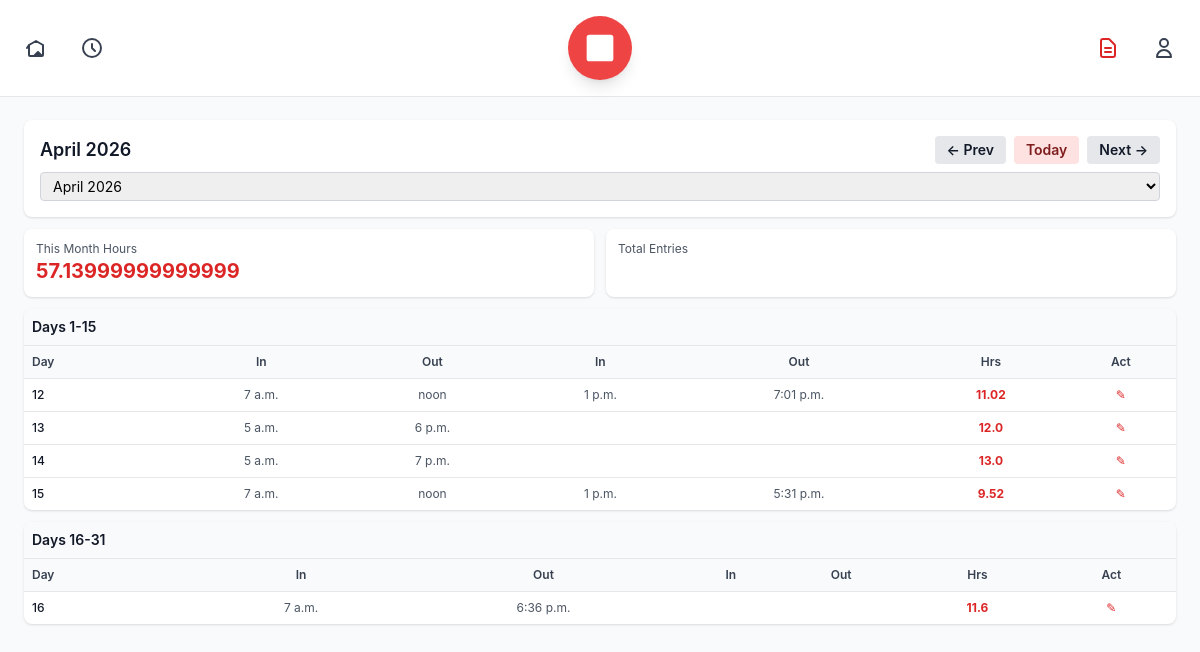
Page /logging/logs/ (signed in) on the committed database.
### logging_app/models.py (models this page shows, shortened)
class HourLog(models.Model):
    STATUS_CHOICES = [
        ('draft', 'Draft'),
        ('submitted', 'Submitted'),
        ('approved', 'Approved'),
        ('rejected', 'Rejected'),
    ]
    LOG_MODE_CHOICES = [
        ('single', 'Single Period (Auto 1-hour break deduction)'),
        ('split', 'Split Shift (Morning & Afternoon)'),
    ]
    BREAK_CHOICES = [
        ('none', 'No break deduction'),
        ('one_hour', 'Deduct 1 hour for break'),
    ]
    intern = models.ForeignKey(User, on_delete=models.CASCADE, related_name='hour_logs')
    date = models.DateField()
    logging_mode = models.CharField(max_length=20, choices=LOG_MODE_CHOICES, default='split')
    time_in = models.TimeField()
    time_out = models.TimeField()
    time_in_afternoon = models.TimeField(null=True, blank=True)
    time_out_afternoon = models.TimeField(null=True, blank=True)
    break_deduction = models.CharField(max_length=20, choices=BREAK_CHOICES, default='one_hour')
    description = models.TextField(help_text='Description of tasks completed')
    status = models.CharField(max_length=20, choices=STATUS_CHOICES, default='draft')
    reviewed_by = models.ForeignKey(
        User,
        on_delete=models.SET_NULL,
        null=True,
        blank=True,
        related_name='reviewed_logs',
        limit_choices_to={'role__in': ['supervisor', 'admin']}
    )
    review_notes = models.TextField(blank=True)
    created_at = models.DateTimeField(auto_now_add=True)
    updated_at = models.DateTimeField(auto_now=True)
    class Meta:
        unique_together = ('intern', 'date')
        ordering = ['-date']
        verbose_name = 'Hour Log'
        verbose_name_plural = 'Hour Logs'
    def total_hours(self):
        total = 0
        date = self.date
        if self.logging_mode == 'single':
            if self.time_in and self.time_out:
                dt_in = datetime.combine(date, self.time_in)
                dt_out = datetime.combine(date, self.time_out)
                if dt_out < dt_in:
                    dt_out += timedelta(days=1)
                delta = dt_out - dt_in
                total = delta.total_seconds() / 3600
                total = max(0, total - 1)
        elif self.logging_mode == 'split':
            if self.time_in and self.time_out:
                dt_in = datetime.combine(date, self.time_in)
                dt_out = datetime.combine(date, self.time_out)
                if dt_out < dt_in:
                    dt_out += timedelta(days=1)
                delta = dt_out - dt_in
                total += delta.total_seconds() / 3600
            if self.time_in_afternoon and self.time_out_afternoon:
                dt_in_after = datetime.combine(date, self.time_in_afternoon)
                dt_out_after = datetime.combine(date, self.time_out_afternoon)
                if dt_out_after < dt_in_after:
                    dt_out_after += timedelta(days=1)
                delta_after = dt_out_after - dt_in_after
                total += delta_after.total_seconds() / 3600
        return round(total, 2)

### logging_app/views.py (the view)
# urls.py: path('logs/', views.logs, name='logs'),
@intern_required
def logs(request):
    month_str = request.GET.get('month', '') or timezone.now().date().replace(day=1).isoformat()
    month_start, month_end = get_month_dates(month_str)
    all_month_logs = HourLog.objects.filter(
        intern=request.user,
        date__gte=month_start,
        date__lte=month_end
    ).order_by('date')
    first_half_logs = [log for log in all_month_logs if log.date.day <= 15]
    second_half_logs = [log for log in all_month_logs if log.date.day > 15]
    monthly_hours = sum(log.total_hours() for log in all_month_logs)
    monthly_submitted = sum(log.total_hours() for log in all_month_logs if log.status == 'submitted')
    all_logs = HourLog.objects.filter(intern=request.user)
    if all_logs.exists():
        first_log_date = all_logs.earliest('date').date
        last_log_date = all_logs.latest('date').date
    else:
        first_log_date = timezone.now().date()
        last_log_date = timezone.now().date()
    all_months = []
    current_month = last_log_date.replace(day=1)
    first_month = first_log_date.replace(day=1)
    while current_month >= first_month:
        all_months.append(current_month)
        if current_month.month == 1:
            current_month = current_month.replace(year=current_month.year - 1, month=12)
        else:
            current_month = current_month.replace(month=current_month.month - 1)
    if month_start.month == 1:
        prev_month = month_start.replace(year=month_start.year - 1, month=12)
    else:
        prev_month = month_start.replace(month=month_start.month - 1)
    if month_start.month == 12:
        next_month = month_start.replace(year=month_start.year + 1, month=1)
    else:
        next_month = month_start.replace(month=month_start.month + 1)
    context = {
        'first_half_logs': first_half_logs,
        'second_half_logs': second_half_logs,
        'month_start': month_start,
        'month_end': month_end,
        'monthly_hours': monthly_hours,
        'monthly_submitted': monthly_submitted,
        'prev_month': prev_month.isoformat(),
        'next_month': next_month.isoformat(),
        'all_months': all_months,
        'current_month': month_start,
    }
    return render(request, 'logging_app/logs.html', context)

### logging_app/views.py (called while the page is built)
def get_month_dates(month_date=None):
    if month_date is None:
        month_date = timezone.now().date()
    elif isinstance(month_date, str):
        month_date = datetime.strptime(month_date, '%Y-%m-%d').date()
    month_start = month_date.replace(day=1)
    if month_date.month == 12:
        month_end = month_date.replace(year=month_date.year + 1, month=1, day=1) - timedelta(days=1)
    else:
        month_end = month_date.replace(month=month_date.month + 1, day=1) - timedelta(days=1)
    return month_start, month_end

### users/permissions.py (called while the page is built)
def is_intern(user):
    if user.is_superuser:
        return True
    return user.groups.filter(name='Intern').exists()

### templates/logging_app/logs.html (shortened to what this page needs)
{% extends "base.html" %}
{% block content %}
<div class="space-y-3">
    <div class="mb-6">
        <h1 class="text-3xl font-black text-red-600 mb-2">My Logs</h1>
        <p class="text-gray-600 text-lg">Monthly hour entries</p>
    </div>
    <div class="bg-white rounded-lg shadow p-4">
        <div class="flex justify-between items-center mb-2">
            <div>
                <h2 class="text-lg font-semibold text-gray-900">
                    {{ month_start|date:"F Y" }}
                </h2>
            </div>
            <div class="flex gap-2">
                <a href="?month={{ prev_month }}" class="px-3 py-1 bg-gray-200 hover:bg-gray-300 text-gray-900 font-semibold rounded text-sm transition">
                    ← Prev
                </a>
                <a href="?month={{ month_start|date:'Y-m-d' }}" class="px-3 py-1 bg-red-100 hover:bg-red-200 text-red-900 font-semibold rounded text-sm transition">
                    Today
                </a>
                <a href="?month={{ next_month }}" class="px-3 py-1 bg-gray-200 hover:bg-gray-300 text-gray-900 font-semibold rounded text-sm transition">
                    Next →
                </a>
            </div>
        </div>
        <div class="mt-2">
            <select onchange="window.location.href='?month=' + this.value" class="w-full px-2 py-1 text-sm border border-gray-300 rounded">
                {% for month in all_months %}
                <option value="{{ month|date:'Y-m-d' }}" {% if month == current_month %}selected{% endif %}>
                    {{ month|date:"F Y" }}
                </option>
                {% endfor %}
            </select>
        </div>
    </div>
    <div class="grid grid-cols-2 gap-3">
        <div class="bg-white rounded-lg shadow p-3">
            <p class="text-gray-600 text-xs">This Month Hours</p>
            <p class="text-xl font-bold text-red-600">{{ monthly_hours }}</p>
        </div>
        <div class="bg-white rounded-lg shadow p-3">
            <p class="text-gray-600 text-xs">Total Entries</p>
        </div>
    </div>
    <div class="bg-white rounded-lg shadow overflow-x-auto">
        <div class="p-2 bg-gray-50 border-b border-gray-200">
            <h3 class="font-semibold text-gray-900 text-sm">Days 1-15</h3>
        </div>
        <table class="w-full text-xs">
            <thead class="bg-gray-50 border-b border-gray-200">
                <tr>
                    <th class="px-2 py-2 text-left font-semibold text-gray-700">Day</th>
                    <th class="px-1 py-2 text-center font-semibold text-gray-700">In</th>
                    <th class="px-1 py-2 text-center font-semibold text-gray-700">Out</th>
                    <th class="px-1 py-2 text-center font-semibold text-gray-700">In</th>
                    <th class="px-1 py-2 text-center font-semibold text-gray-700">Out</th>
                    <th class="px-1 py-2 text-center font-semibold text-gray-700">Hrs</th>
                    <th class="px-1 py-2 text-center font-semibold text-gray-700">Act</th>
                </tr>
            </thead>
            <tbody class="divide-y divide-gray-200">
                {% for log in first_half_logs %}
                <tr class="hover:bg-gray-50">
                    <td class="px-2 py-2 font-medium text-gray-900">{{ log.date.day }}</td>
                    <td class="px-1 py-2 text-center text-gray-600"><span class="text-xs">{{ log.time_in }}</span></td>
                    <td class="px-1 py-2 text-center text-gray-600"><span class="text-xs">{{ log.time_out }}</span></td>
                    <td class="px-1 py-2 text-center text-gray-600">
                        {% if log.time_in_afternoon %}<span class="text-xs">{{ log.time_in_afternoon }}</span>{% endif %}
                    </td>
                    <td class="px-1 py-2 text-center text-gray-600">
                        {% if log.time_out_afternoon %}<span class="text-xs">{{ log.time_out_afternoon }}</span>{% endif %}
                    </td>
                    <td class="px-1 py-2 text-center font-bold text-red-600">{{ log.total_hours }}</td>
                    <td class="px-1 py-2 text-center">
                        <a href="{% url 'logging_app:log_detail' log.pk %}" class="text-red-600 hover:text-red-700 text-xs">✎</a>
                    </td>
                </tr>
                {% empty %}
                <tr>
                    <td colspan="7" class="px-2 py-3 text-center text-gray-500 text-xs">No entries</td>
                </tr>
                {% endfor %}
            </tbody>
        </table>
    </div>
    <div class="bg-white rounded-lg shadow overflow-x-auto">
        <div class="p-2 bg-gray-50 border-b border-gray-200">
            <h3 class="font-semibold text-gray-900 text-sm">Days 16-31</h3>
        </div>
        <table class="w-full text-xs">
            <thead class="bg-gray-50 border-b border-gray-200">
                <tr>
                    <th class="px-2 py-2 text-left font-semibold text-gray-700">Day</th>
                    <th class="px-1 py-2 text-center font-semibold text-gray-700">In</th>
                    <th class="px-1 py-2 text-center font-semibold text-gray-700">Out</th>
                    <th class="px-1 py-2 text-center font-semibold text-gray-700">In</th>
                    <th class="px-1 py-2 text-center font-semibold text-gray-700">Out</th>
                    <th class="px-1 py-2 text-center font-semibold text-gray-700">Hrs</th>
                    <th class="px-1 py-2 text-center font-semibold text-gray-700">Act</th>
                </tr>
            </thead>
            <tbody class="divide-y divide-gray-200">
                {% for log in second_half_logs %}
                <tr class="hover:bg-gray-50">
                    <td class="px-2 py-2 font-medium text-gray-900">{{ log.date.day }}</td>
                    <td class="px-1 py-2 text-center text-gray-600"><span class="text-xs">{{ log.time_in }}</span></td>
                    <td class="px-1 py-2 text-center text-gray-600"><span class="text-xs">{{ log.time_out }}</span></td>
                    <td class="px-1 py-2 text-center text-gray-600">
                    </td>
                    <td class="px-1 py-2 text-center text-gray-600">
                    </td>
                    <td class="px-1 py-2 text-center font-bold text-red-600">{{ log.total_hours }}</td>
                    <td class="px-1 py-2 text-center">
                        <a href="{% url 'logging_app:log_detail' log.pk %}" class="text-red-600 hover:text-red-700 text-xs">✎</a>
                    </td>
                </tr>
                {% empty %}
                <tr>
                    <td colspan="7" class="px-2 py-3 text-center text-gray-500 text-xs">No entries</td>
                </tr>
                {% endfor %}
            </tbody>
        </table>
    </div>
</div>
{% endblock %}

### static/css/design-tokens.css (style rules this page uses)
:root { --color-primary-50: #fef2f2; --color-primary-100: #fee2e2; --color-primary-200: #fecaca; --color-primary-300: #fca5a5; --color-primary-400: #f87171; --color-primary-500: #ef4444; --color-primary-600: #dc2626; --color-primary-700: #b91c1c; --color-primary-800: #991b1b; --color-primary-900: #7f1d1d; --color-secondary-50: #eff6ff; --color-secondary-100: #dbeafe; --color-secondary-200: #bfdbfe; --color-secondary-300: #93c5fd; --color-secondary-400: #60a5fa; --color-secondary-500: #3b82f6; --color-secondary-600: #2563eb; --color-secondary-700: #1d4ed8; --color-secondary-800: #1e40af; --color-secondary-900: #1e3a8a; --color-success-50: #f0fdf4; --color-success-100: #dcfce7; --color-success-200: #bbf7d0; --color-success-300: #86efac; --color-success-400: #4ade80; --color-success-500: #22c55e; --color-success-600: #16a34a; --color-success-700: #15803d; --color-success-800: #166534; --color-success-900: #145231; --color-warning-50: #fffbeb; --color-warning-100: #fef3c7; --color-warning-200: #fde68a; --color-warning-300: #fcd34d; --color-warning-400: #fbbf24; --color-warning-500: #f59e0b; --color-warning-600: #d97706; --color-warning-700: #b45309; --color-warning-800: #92400e; --color-warning-900: #78350f; --color-error-50: #fef2f2; --color-error-100: #fee2e2; --color-error-200: #fecaca; --color-error-300: #fca5a5; --color-error-400: #f87171; --color-error-500: #ef4444; --color-error-600: #dc2626; --color-error-700: #b91c1c; --color-error-800: #991b1b; --color-error-900: #7f1d1d; --color-neutral-50: #f9fafb; --color-neutral-100: #f3f4f6; --color-neutral-200: #e5e7eb; --color-neutral-300: #d1d5db; --color-neutral-400: #9ca3af; --color-neutral-500: #6b7280; --color-neutral-600: #4b5563; --color-neutral-700: #374151; --color-neutral-800: #1f2937; --color-neutral-900: #111827; --color-text-primary: var(--color-neutral-900); --color-text-secondary: var(--color-neutral-600); --color-text-tertiary: var(--color-neutral-500); --color-text-disabled: var(--color-neutral-400); --color-text-inverse: #ffffff; --color-background-primary: #ffffff; --color-background-secondary: var(--color-neutral-50); --color-background-tertiary: var(--color-neutral-100); --color-background-overlay: rgba(0, 0, 0, 0.5); --color-border-light: var(--color-neutral-200); --color-border-default: var(--color-neutral-300); --color-border-dark: var(--color-neutral-400); --color-focus-ring: var(--color-primary-600); --color-focus-ring-offset: 2px; --spacing-xs: 0.25rem; --spacing-sm: 0.5rem; --spacing-md: 1rem; --spacing-lg: 1.5rem; --spacing-xl: 2rem; --spacing-2xl: 2.5rem; --spacing-3xl: 3rem; --spacing-4xl: 4rem; --font-family-base: -apple-system, BlinkMacSystemFont, 'Segoe UI', Roboto, 'Helvetica Neue', Arial, sans-serif; --font-size-xs: 0.75rem; --font-size-sm: 0.875rem; --font-size-base: 1rem; --font-size-lg: 1.125rem; --font-size-xl: 1.25rem; --font-size-2xl: 1.5rem; --font-size-3xl: 1.875rem; --font-size-4xl: 2.25rem; --line-height-tight: 1.25; --line-height-normal: 1.5; --line-height-relaxed: 1.75; --radius-sm: 0.375rem; --radius-md: 0.5rem; --radius-lg: 0.75rem; --radius-xl: 1rem; --radius-full: 9999px; --shadow-sm: 0 1px 2px 0 rgba(0, 0, 0, 0.05); --shadow-md: 0 4px 6px -1px rgba(0, 0, 0, 0.1), 0 2px 4px -1px rgba(0, 0, 0, 0.06); --shadow-lg: 0 10px 15px -3px rgba(0, 0, 0, 0.1), 0 4px 6px -2px rgba(0, 0, 0, 0.05); --shadow-xl: 0 20px 25px -5px rgba(0, 0, 0, 0.1), 0 10px 10px -5px rgba(0, 0, 0, 0.04); --transition-fast: 150ms ease-in-out; --transition-base: 200ms ease-in-out; --transition-slow: 300ms ease-in-out; }

### templates/base.html (style rules this page uses)
body { font-family: -apple-system, BlinkMacSystemFont, 'Segoe UI', 'Roboto', 'Oxygen', 'Ubuntu', 'Cantarell', sans-serif; }

### rows in the picture
HourLog: date.day "12", time_in "7 a.m.", time_out "noon", time_in_afternoon "1 p.m.", time_out_afternoon "7:01 p.m.", total_hours "11.02"
HourLog: date.day "13", time_in "5 a.m.", time_out "6 p.m.", total_hours "12.0"
HourLog: date.day "14", time_in "5 a.m.", time_out "7 p.m.", total_hours "13.0"
HourLog: date.day "15", time_in "7 a.m.", time_out "noon", time_in_afternoon "1 p.m.", time_out_afternoon "5:31 p.m.", total_hours "9.52"
HourLog: date.day "16", time_in "7 a.m.", time_out "6:36 p.m.", total_hours "11.6"

### other values in the picture
{{ month_start|date:"F Y" }} "April 2026"
{{ monthly_hours }} "57.13999999999999"
form field value "April 2026"
